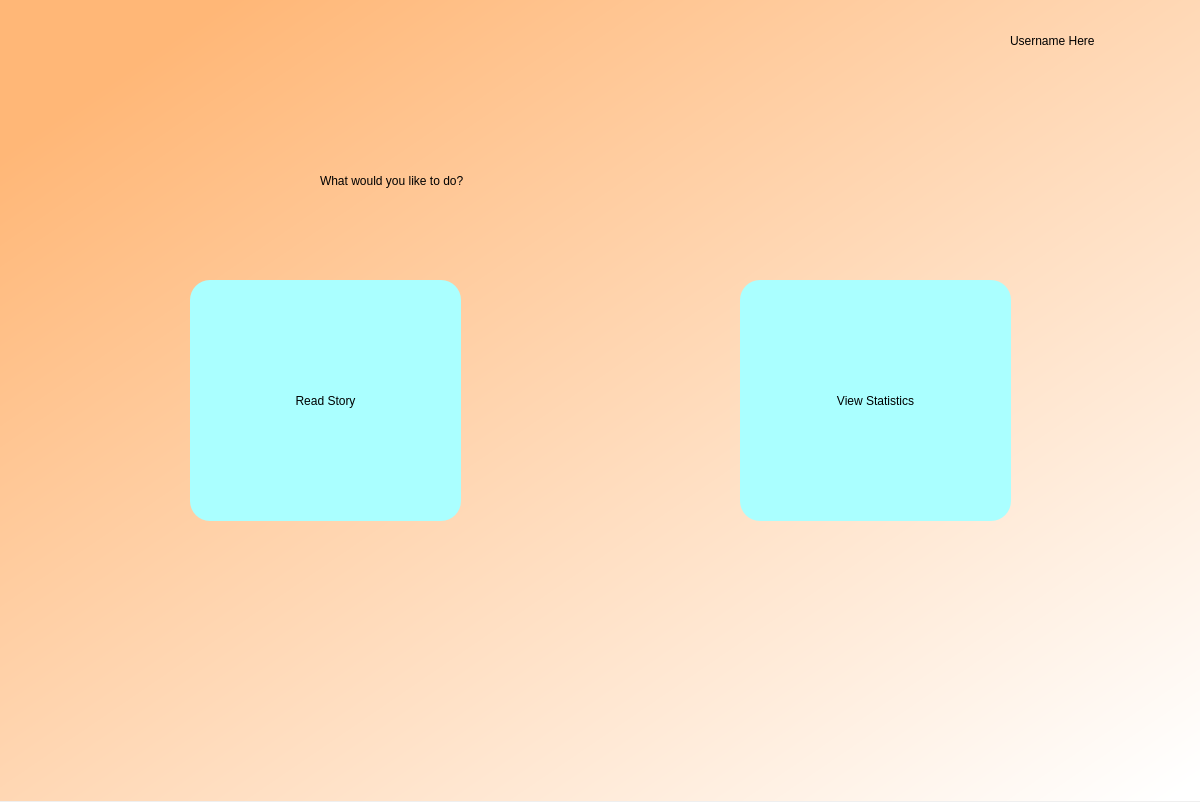
<?xml version="1.0" encoding="UTF-8"?>
<ui version="4.0">
 <class>Dialog</class>
 <widget class="QDialog" name="Dialog">
  <property name="geometry">
   <rect>
    <x>0</x>
    <y>0</y>
    <width>1200</width>
    <height>802</height>
   </rect>
  </property>
  <property name="windowTitle">
   <string>Dialog</string>
  </property>
  <widget class="QWidget" name="bgwidget" native="true">
   <property name="geometry">
    <rect>
     <x>0</x>
     <y>0</y>
     <width>1201</width>
     <height>801</height>
    </rect>
   </property>
   <property name="styleSheet">
    <string notr="true">QWidget#bgwidget{
background-color:qlineargradient(spread:pad, x1:0.091, y1:0.101636, x2:0.991379, y2:0.977, stop:0 rgb(255, 183, 119), stop:1 rgba(255, 255, 255, 255));}</string>
   </property>
   <widget class="QLabel" name="label">
    <property name="geometry">
     <rect>
      <x>320</x>
      <y>150</y>
      <width>581</width>
      <height>61</height>
     </rect>
    </property>
    <property name="styleSheet">
     <string notr="true">font: 36pt &quot;DengXian&quot;; color: rgb(0, 0, 0)</string>
    </property>
    <property name="text">
     <string>What would you like to do?</string>
    </property>
   </widget>
   <widget class="QLabel" name="profile">
    <property name="geometry">
     <rect>
      <x>1010</x>
      <y>20</y>
      <width>171</width>
      <height>41</height>
     </rect>
    </property>
    <property name="styleSheet">
     <string notr="true">font: 18pt &quot;DengXian&quot;; color: rgb(0, 0, 0)</string>
    </property>
    <property name="text">
     <string>Username Here</string>
    </property>
   </widget>
   <widget class="QPushButton" name="read">
    <property name="geometry">
     <rect>
      <x>190</x>
      <y>280</y>
      <width>271</width>
      <height>241</height>
     </rect>
    </property>
    <property name="styleSheet">
     <string notr="true">border-radius:20px;
background-color: rgb(170, 255, 255);
font: 14pt &quot;DengXian&quot;;</string>
    </property>
    <property name="text">
     <string>Read Story</string>
    </property>
   </widget>
   <widget class="QLabel" name="errorMsg">
    <property name="geometry">
     <rect>
      <x>440</x>
      <y>450</y>
      <width>341</width>
      <height>16</height>
     </rect>
    </property>
    <property name="styleSheet">
     <string notr="true">font: 12pt &quot;DengXian&quot;; color :red;</string>
    </property>
    <property name="text">
     <string/>
    </property>
   </widget>
   <widget class="QPushButton" name="stats">
    <property name="geometry">
     <rect>
      <x>740</x>
      <y>280</y>
      <width>271</width>
      <height>241</height>
     </rect>
    </property>
    <property name="styleSheet">
     <string notr="true">border-radius:20px;
background-color: rgb(170, 255, 255);
font: 14pt &quot;DengXian&quot;;</string>
    </property>
    <property name="text">
     <string>View Statistics</string>
    </property>
   </widget>
  </widget>
 </widget>
 <resources/>
 <connections/>
</ui>
